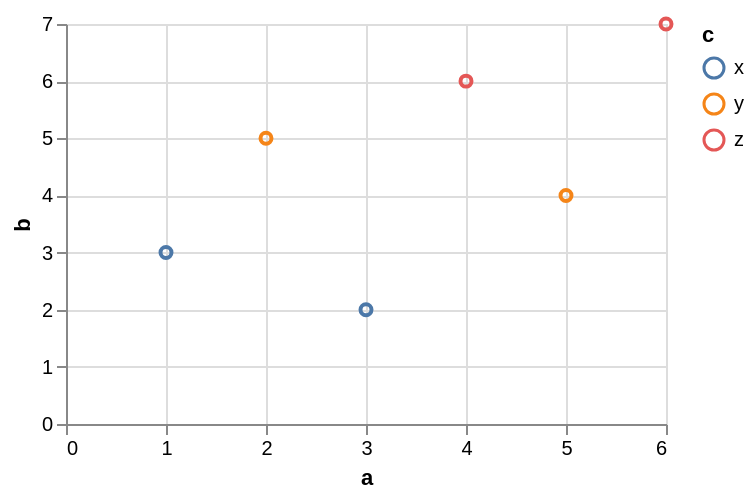

The specification (Vega-Lite) saved for this image:
### Vega-Lite specification from a JSON file in a GitHub repository (floating-point values rounded to 4 significant figures)
{"$schema": "https://vega.github.io/schema/vega-lite/v6.json", "data": {"values": [{"a": 1, "b": 3, "c": "x", "d": "2020-01-01"}, {"a": 2, "b": 5, "c": "y", "d": "2020-03-01"}, {"a": 3, "b": 2, "c": "x", "d": "2020-06-01"}, {"a": 4, "b": 6, "c": "z", "d": "2020-09-01"}, {"a": 5, "b": 4, "c": "y", "d": "2021-01-01"}, {"a": 6, "b": 7, "c": "z", "d": "2021-04-01"}]}, "width": 300, "height": 200, "params": [{"name": "pick", "select": {"type": "point", "fields": ["c"]}, "bind": "legend"}], "mark": "point", "encoding": {"x": {"field": "a", "type": "quantitative"}, "y": {"field": "b", "type": "quantitative"}, "color": {"field": "c", "type": "nominal"}, "opacity": {"condition": {"param": "pick", "value": 1}, "value": 0.2}}}
